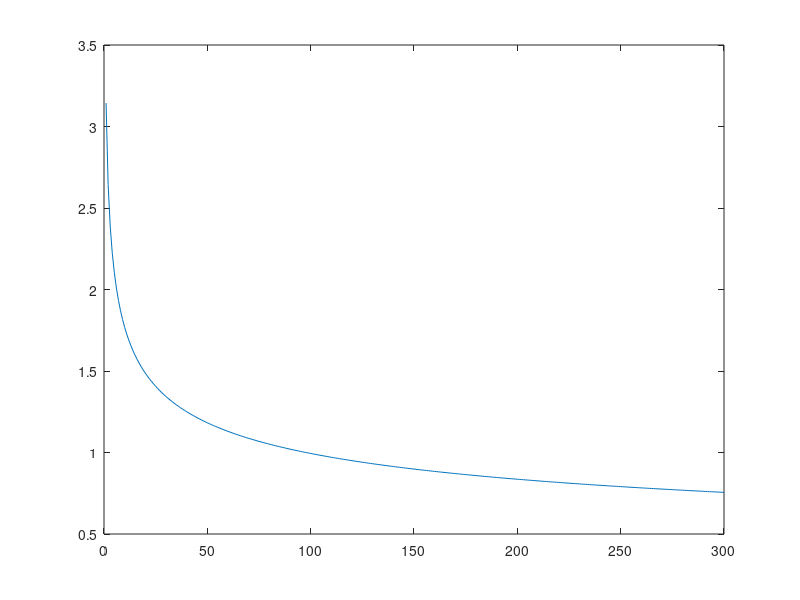

Source code (MATLAB):
factor = -0.25;

population_size = 300;
expectations = zeros(1, population_size);

s = 0;

for i = 1:population_size
  expectations(i) = i ^ factor;
  s = s + expectations(i);
end

total = 0;

for i = 1:population_size
  expectations(i) = population_size * expectations(i) / s;
  total = total + expectations(i);
end

plot(1:population_size, expectations);

fprintf('%5s%15s%15s%15s\n', 'Rank', 'Expectation', 'Probability', 'Cumulative');

F = 0;

for i = 1:population_size
  p = expectations(i) / total;
  F = F + p;
  fprintf('%5d%15.4f%15.4f%15.4f\n', i, expectations(i), p, F);
end
